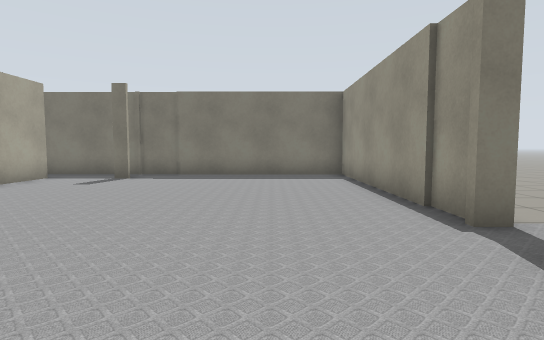
View 1 (above)

24 first-person views from a walk through a Gazebo world. The camera is 0.94 m above the floor, tilts 4° down and sees 80° across. The lines on the ground mark 1 m squares. The floor is counted in squares, 1 m on a side. Each view is taken from the middle of a square. On the plan, view 1 faces up. The plan holds only what a view shows up to about 12 squares ahead; the rest is blank. The place goes on beyond the plan.

View 2
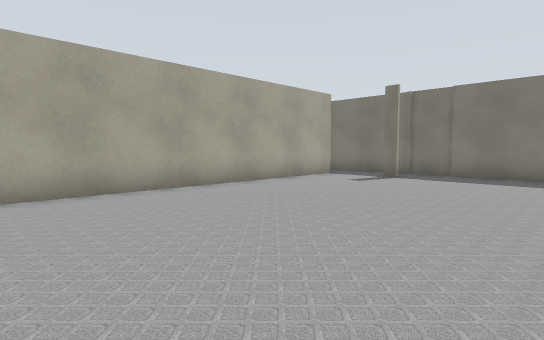

View 3
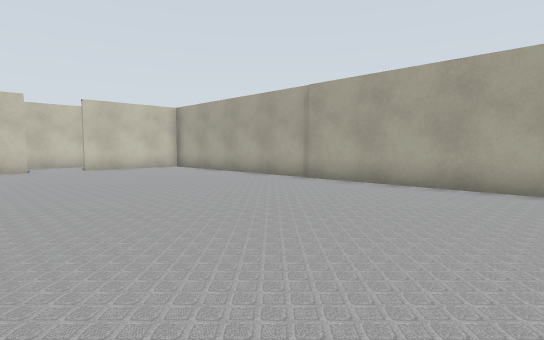

View 4
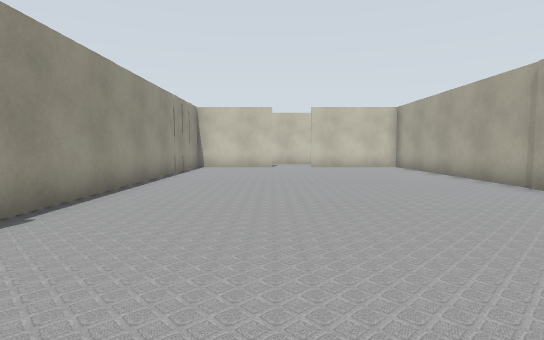

View 5
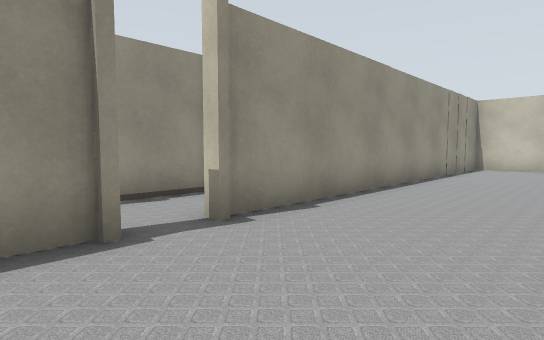

View 6
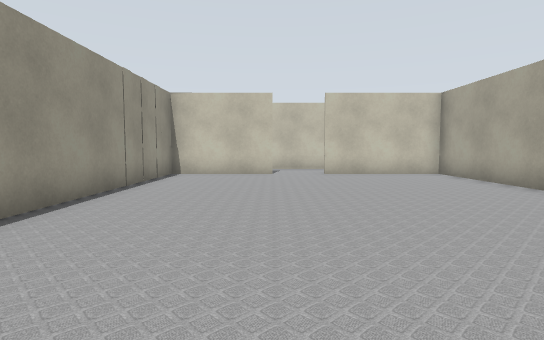

View 7
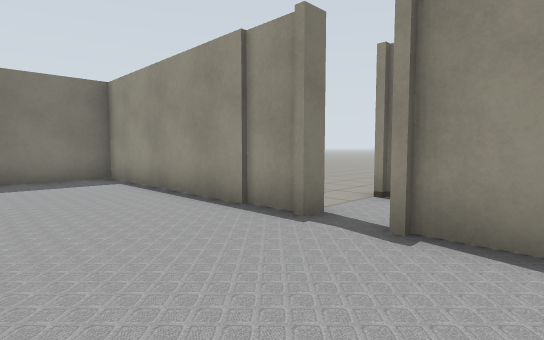

View 8
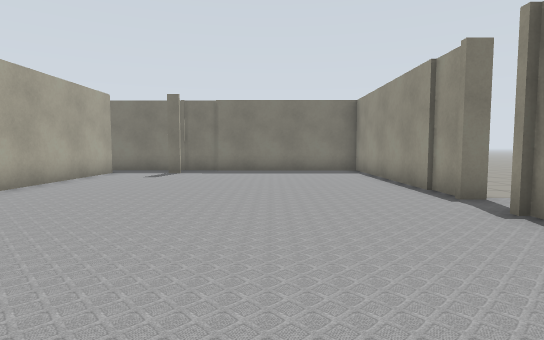

View 9
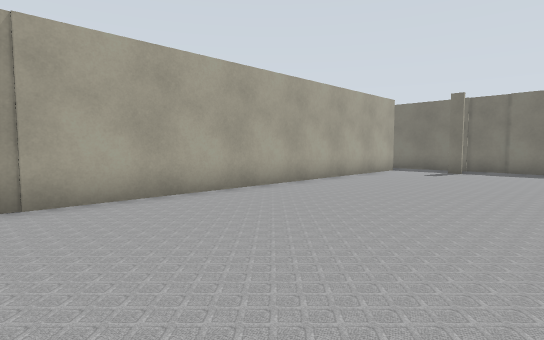

View 10
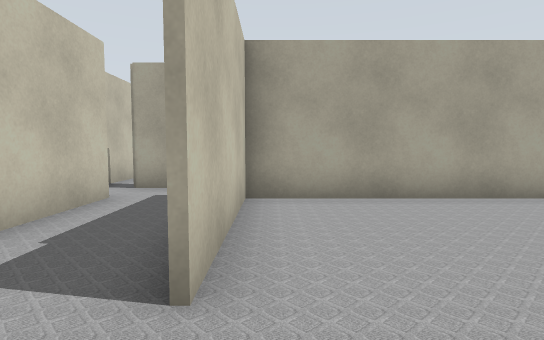

View 11
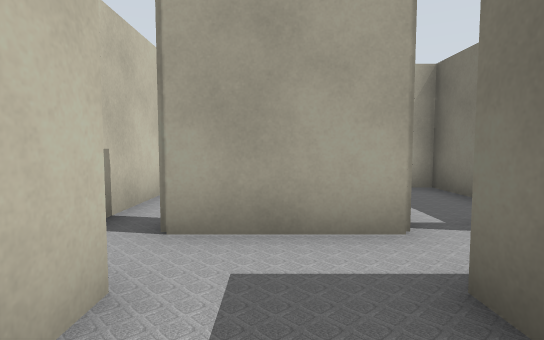

View 12
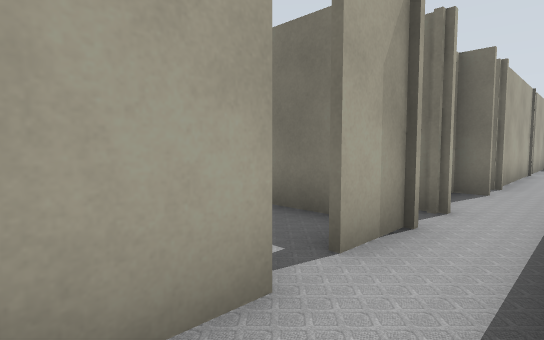

View 13
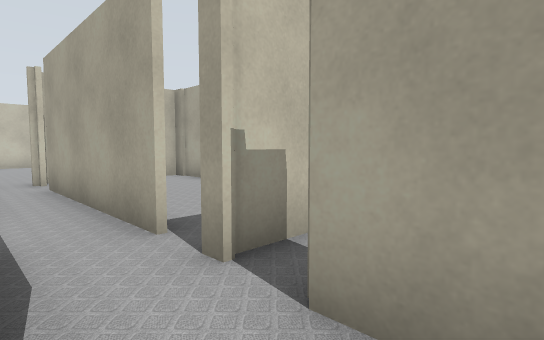

View 14
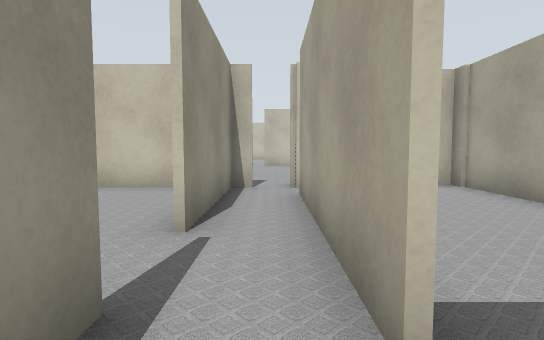

View 15
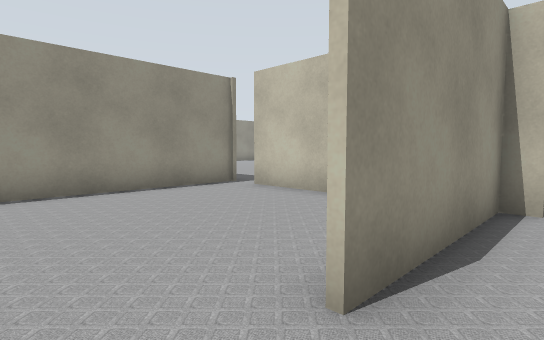

View 16
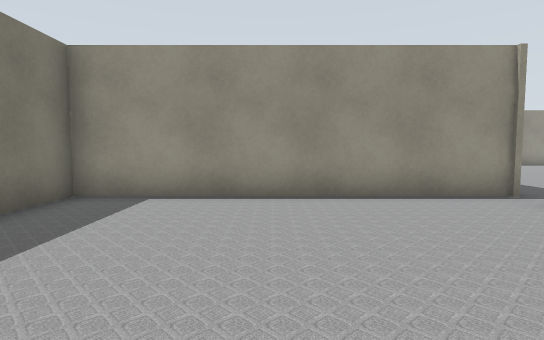

View 17
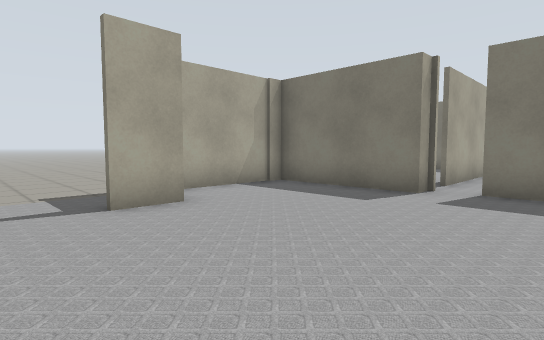

View 18
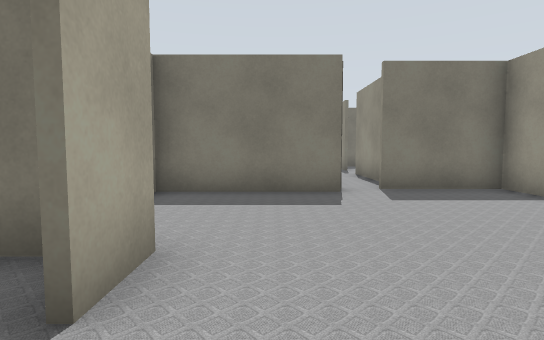

View 19
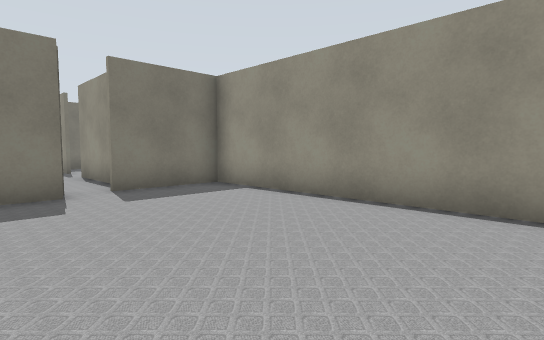

View 20
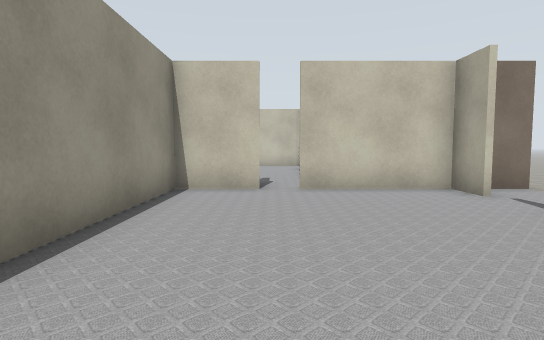

View 21
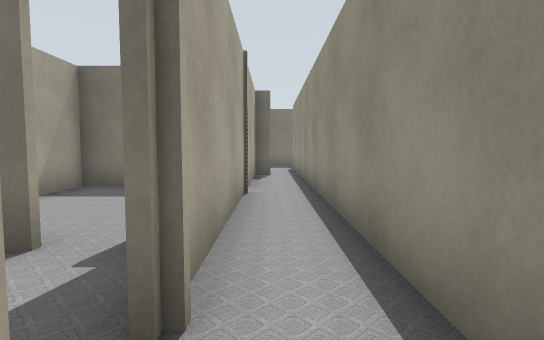

View 22
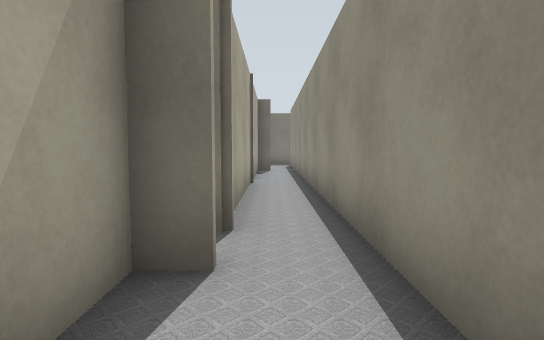

View 23
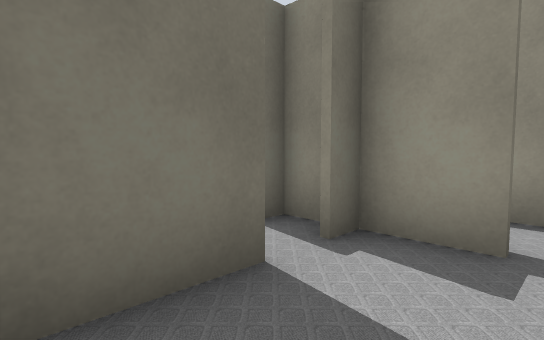

View 24
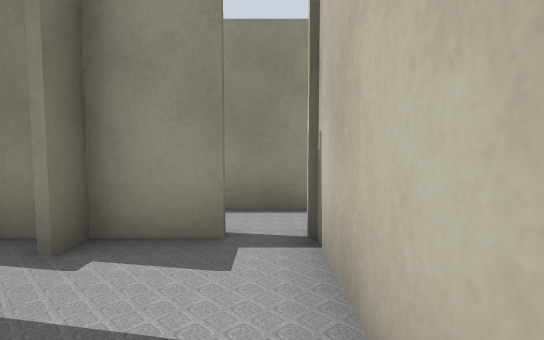

### Floor plan
Points are (right, up) in squares from view 1. A wall is a line through its corners. A room is listed if a view was taken in it or the views show most of it. See-through windows are left out.
Room 1 (views 1, 2, 3, 4, 5, 6, 7, 8, 9, 10)
walls: (2.9, 3.8) (2.5, 3.8) (2.5, 11.2) (-7.9, 11.2); (-4.2, 9.8) (-4.9, 9.8); (-1.1, -10.5) (2.5, -10.5) (2.5, 2.6); (-6.9, 10) (-6.9, -10.5) (-2.8, -10.5)
ways out: opening at (-2, -11) to room 2; opening at (3, 3) to room 2; gap at (-7, 10)
Room 2 (views 11, 12, 13)
walls: (4.9, 1.1) (4.9, 4); (-6.4, -10.7) (-7.1, -10.7); (-7.1, -13.1) (-4.5, -13.1); (-8.4, -11.6) (-8.4, -13.2)
ways out: opening at (-2, -11) to room 1; opening at (3, 3) to room 1; opening at (-8, -13.5) to room 3; opening at (-8, -11) to room 5; opening at (4, 4)
Room 3 (views 14, 15, 16)
walls: (-7, -15.9) (-7, -15); (-8.4, -15.2) (-8.4, -20.5); (-8.4, -14.2) (-8.4, -14.5); (-7.6, -21.6) (-7, -21.6) (-7, -17.5)
ways out: opening at (-8, -13.5) to room 2; opening at (-8, -22) to room 4; opening at (-7, -16.5) to room 7; opening at (-9, -21); opening at (-9, -15); gap at (-9, -13)
Room 4 (views 17, 18, 19, 20)
walls: (-11.1, -26) (-11.1, -27.4); (-11.9, -26.3) (-12.4, -26.3); (-11.1, -29.1) (-11.1, -30.4); (-8.4, -21.4) (-8.4, -22.2) (-12.5, -22.2); (-6.8, -30.3) (-4.8, -30.3) (-4.8, -21.7) (-7.6, -21.7); (-12.5, -30.3) (-7.6, -30.3)
ways out: opening at (-8, -22) to room 3
Room 5 (views 21, 22)
walls: (-8.4, -8) (-8.4, -9.6); (-7, -6) (-7, -4.5); (-8.4, -10.4) (-8.4, -11.6); (-9.1, -4.6) (-9.1, -5.9)
ways out: opening at (-8, -11) to room 2; opening at (-8, -5) to room 8; opening at (-9, -10); gap at (-9, -7)
Room 6 (views 23, 24)
walls: (-11.5, -4.5) (-8.5, -4.5); (-10.1, -2.1) (-11.9, -2.1); (-8.7, -3.6) (-8.7, -0.9)
ways out: opening at (-9, -4) to room 8
Room 7 (no view inside)
walls: (-5.8, -21.6) (-1.8, -21.6); (-0.8, -21.8) (-0.8, -13.2) (-2.5, -13.2)
ways out: opening at (-7, -16.5) to room 3; gap at (-2, -22)
Room 8 (no view inside)
walls: (-8.4, 1.8) (-8.4, -2.9); (-8.4, 3.5) (-8.4, 2.6); (-8, 6) (-8.6, 6); (-7, -4.5) (-7, 7)
ways out: opening at (-8, -5) to room 5; opening at (-9, -4) to room 6

Where each view was taken, in squares from view 1:
view 1: 0 up, 0 right, facing up
view 2: 0 up, 0 right, facing up-left
view 3: 4 up, 1 right, facing down-left
view 4: 5 up, 1 left, facing down
view 5: 5 up, 1 left, facing down-right
view 6: 1 up, 1 left, facing down
view 7: 1 up, 1 left, facing up-right
view 8: 2 down, 1 left, facing up
view 9: 3 down, 1 left, facing up-left
view 10: 10 down, 1 left, facing left
view 11: 12 down, 5 left, facing left
view 12: 12 down, 7 left, facing up-left
view 13: 12 down, 7 left, facing down-left
view 14: 14 down, 8 left, facing down
view 15: 16 down, 8 left, facing down-right
view 16: 17 down, 7 left, facing right
view 17: 29 down, 6 left, facing up-left
view 18: 29 down, 10 left, facing up
view 19: 29 down, 10 left, facing up-right
view 20: 23 down, 7 left, facing down
view 21: 5 down, 8 left, facing up
view 22: 7 down, 8 left, facing up
view 23: 4 down, 12 left, facing up-right
view 24: 4 down, 12 left, facing right
